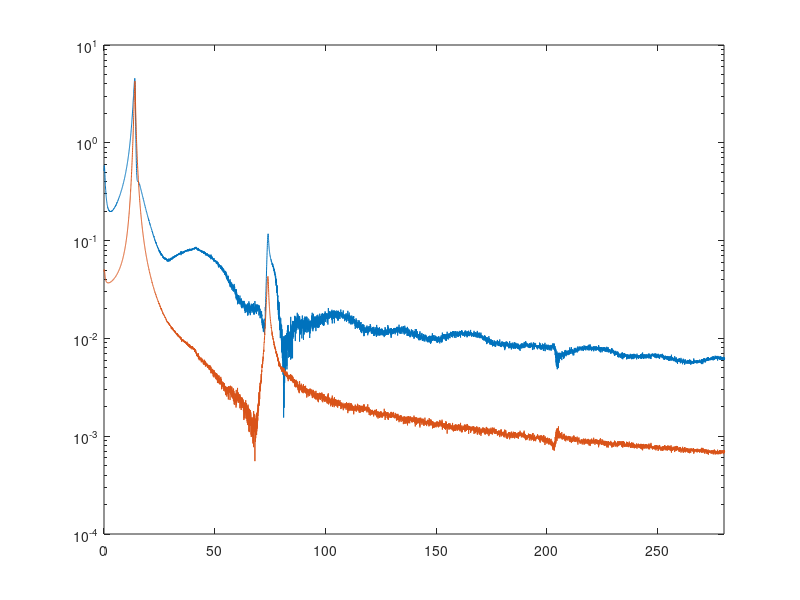

Recreate this plot in MATLAB.
clc
clear all
close all

load initialdisp_upto280filter

%%
Time = time_with;
T = Time(end)-Time(end-1);                      % Sample time
Fs = 1/T;                    % Sampling frequency
dum1 = size(Time);
L = dum1(1,2);                     % Length of signal
t = (0:L-1)*T;                % Time vector
y = [inp_with1' inp_with2'];
u = [out_with' out_with'];

NFFT = 2^nextpow2(L); % Next power of 2 from length of y
Y = fft(y,NFFT)/L;
U = fft(u,NFFT)/L;
% f = Fs/2*linspace(0,1,NFFT/2+1)*2*pi;
f = Fs/2*linspace(0,1,NFFT/2+1);
sampling_time = (1-0)/(NFFT/2+1)*(Fs/2);

% Plot single-sided amplitude spectrum.
figure;
semilogy(f,2*abs(Y(1:NFFT/2+1,:))) 
% semilogy(f,2*abs(Y(1:NFFT/2+1,:)./U(1:NFFT/2+1,:))) 
% hold on
% title('Single-Sided Amplitude Spectrum of y(t)')
% xlabel('Frequency (rad/sec)')
% ylabel('|Y(f)|')
% xlim([0 35*2*pi])
xlim([0 280])
% ylim([1e-5 1e-1])
